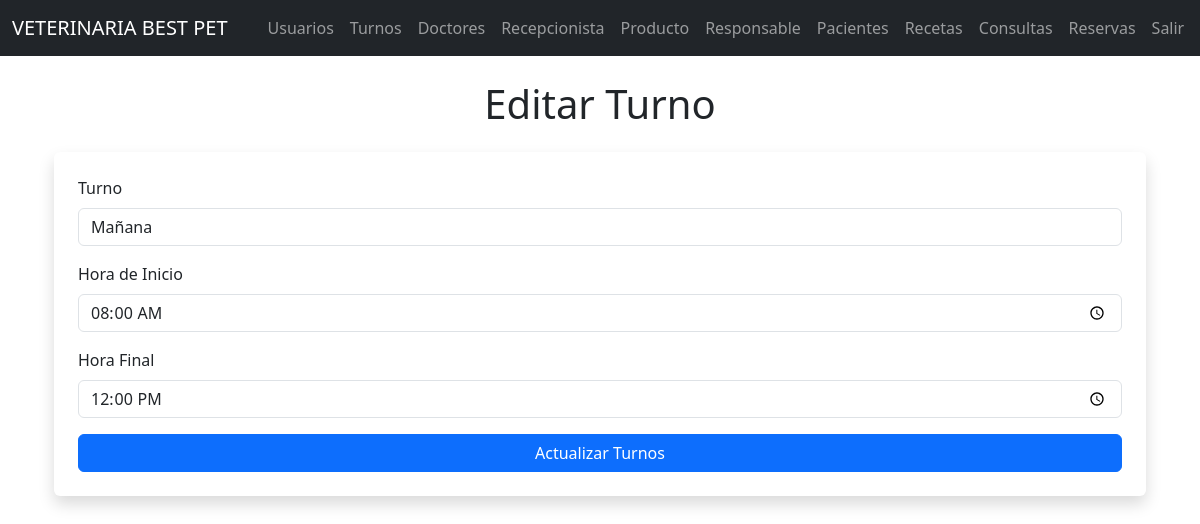
The app's page /turnos/edit/1 with its own data.
### models/turno_model.py (models this page shows, shortened)
class Turno(db.Model):
    __tablename__ = "turnos"
    id = db.Column(db.Integer, primary_key=True)
    turno = db.Column(db.String(50), nullable=False)
    hora_inicio = db.Column(db.Time, nullable=False)
    hora_final = db.Column(db.Time, nullable=False)
    @staticmethod
    def get_by_id(id):
        return Turno.query.get(id)

### controllers/turno_controller.py (the view)
@turno_bp.route("/edit/<int:id>", methods = ['GET','POST'])
def edit(id):
    turno = Turno.get_by_id(id)
    if request.method == 'POST':
        nombre = request.form['nombre']
        turno.update(nombre=nombre)
        return redirect(url_for('turno.index'))
    return turno_view.edit(turno)

### run.py (called while the page is built)
@app.context_processor
def inject_active_path():
    def is_active(path):
        return 'active'if request.path == path else ''
    return dict(is_active = is_active)

### views/turno_view.py (called while the page is built)
def edit(turno):
    return render_template('turno/edit.html', turno=turno )

### templates/turno/edit.html (shortened to what this page needs)
{% extends 'base.html' %}
{% block content %}
<div class="container mt-4">
    <h1 class="mb-4 text-center">Editar Turno</h1>
    <form action="{{ url_for('turno.edit', id=turno.id) }}" method="POST" class="shadow p-4 bg-white rounded">
        <div class="mb-3">
            <label for="turno" class="form-label">Turno</label>
            <input type="text" class="form-control" id="turno" name="turno" value="{{ turno.turno }}" required>
        </div>
        <div class="mb-3">
            <label for="hora_inicio" class="form-label">Hora de Inicio</label>
            <input type="time" class="form-control" id="hora_inicio" name="hora_inicio" value="{{ turno.hora_inicio }}" required>
        </div>
        <div class="mb-3">
            <label for="hora_final" class="form-label">Hora Final</label>
            <input type="time" class="form-control" id="hora_final" name="hora_final" value="{{ turno.hora_final }}" required>
        </div>
        <button type="submit" class="btn btn-primary w-100">Actualizar Turnos</button>
    </form>
</div>
{% endblock %}

### records on screen
Turno: turno "Mañana", hora_inicio "08:00:00", hora_final "12:00:00"
